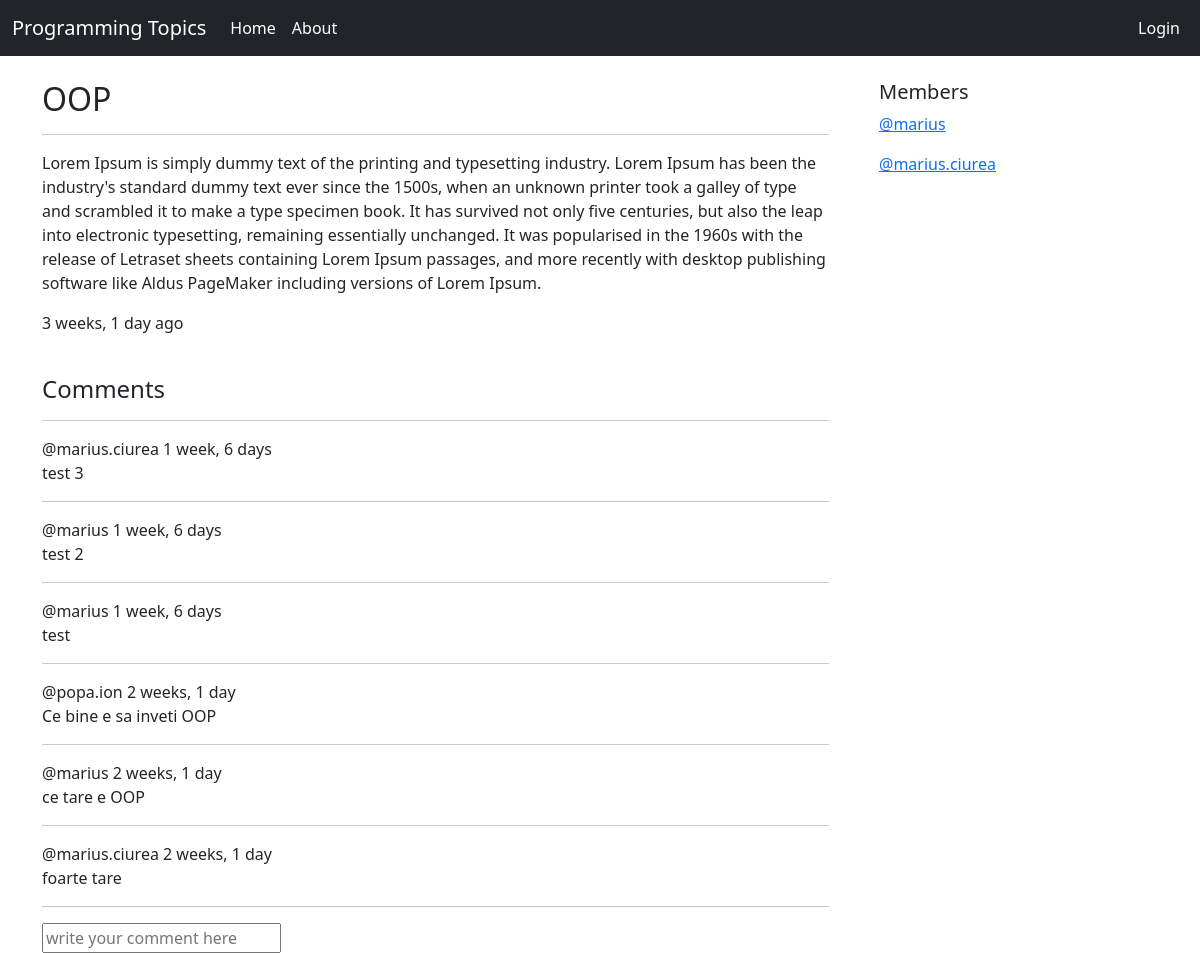
The app's page /subtopic/post/2 with its own data.
### topics/models.py (models this page shows, shortened)
class Subtopic(models.Model):
    user = models.ForeignKey(User, default=1, on_delete=models.CASCADE)
    topic = models.ForeignKey(Topic, on_delete=models.CASCADE)
    name = models.CharField(max_length=150)
    members = models.ManyToManyField(User, related_name='members', blank=True)
    content = models.TextField()
    date_created = models.DateTimeField(auto_now_add=True)
    date_modified = models.DateTimeField(auto_now=True)
    class Meta:
        ordering = ['-date_modified', '-date_created']

class Comments(models.Model):
    user = models.ForeignKey(User, on_delete=models.CASCADE)
    comment = models.TextField()
    post = models.ForeignKey(Subtopic,on_delete=models.CASCADE)
    date_created = models.DateTimeField(auto_now_add=True)
    date_modified = models.DateTimeField(auto_now=True)

### topics/views.py (the view, shortened to what this page needs)
# urls.py: path('subtopic/post/<str:pk>', views.post, name='post'),
def post(request, pk):
    post = Subtopic.objects.get(id=pk)
    comments = post.comments_set.all().order_by('-date_created')
    members = post.members.all()
    context = {'post': post, 'comments': comments, 'members': members}
    return render(request, 'topics/post.html', context)

### topics/templates/topics/post.html (shortened to what this page needs)
{% extends 'base.html' %}
{% block content %}
    <div class="post-container">
        <div class="main-post-content">
            <br>
            <h2>{{post.name}}</h2>
            <hr>
            <p>{{post.content}}</p>
            <p>{{post.date_created|timesince }} ago</p>
            <br>
            <h4>Comments</h4>
            <hr>
            <div class="comments">
                {% for comment in comments %}
                    <div class="user-comment">
                        <div>@{{comment.user}} {{ comment.date_created|timesince }}</div>
                        <div>{{comment.comment}}</div>
                    </div>
                    <hr>
                {% endfor %}
            </div>
            <div class="comments">
                <form action="" method="POST">
                    <input type="text" name="text" placeholder="write your comment here">
                </form>
            </div>
        </div>
        <div class="members">
            <br>
            <h5>Members</h5>
            <div>
                {% for member in members %}
                    <p><a href="#">@{{member.username}}</a></p>
                {% endfor %}
            </div>
        </div>
    </div>
{% endblock %}

### topics/static/styles/style.css (style rules this page uses)
.post-container { display: grid; grid-template-columns: 3fr 1fr; }
.main-post-content { margin-right: 50px; }

### records on screen
Subtopic: name "OOP", content "Lorem Ipsum is simply dummy text of the printing and typesetting industry. Lorem Ipsum has been the industry's standard dummy text ever since the 1500s, when an unknown printer took a galley of type and scrambled it to make a type specimen book. It has survived not only five centuries, but also the leap into electronic typesetting, remaining essentially unchanged. It was popularised in the 1960s with the release of Letraset sheets containing Lorem Ipsum passages, and more recently with desktop publishing software like Aldus PageMaker including versions of Lorem Ipsum.", date_created "3 weeks, 1 day"
Comments: user "marius.ciurea", date_created "1 week, 6 days", comment "test 3"
Comments: user "marius", date_created "1 week, 6 days", comment "test 2"
Comments: user "marius", date_created "1 week, 6 days", comment "test"
Comments: user "popa.ion", date_created "2 weeks, 1 day", comment "Ce bine e sa inveti OOP"
Comments: user "marius", date_created "2 weeks, 1 day", comment "ce tare e OOP"
Comments: user "marius.ciurea", date_created "2 weeks, 1 day", comment "foarte tare"

### other values on screen
{{ member.username }} "marius"
{{ member.username }} "marius.ciurea"
